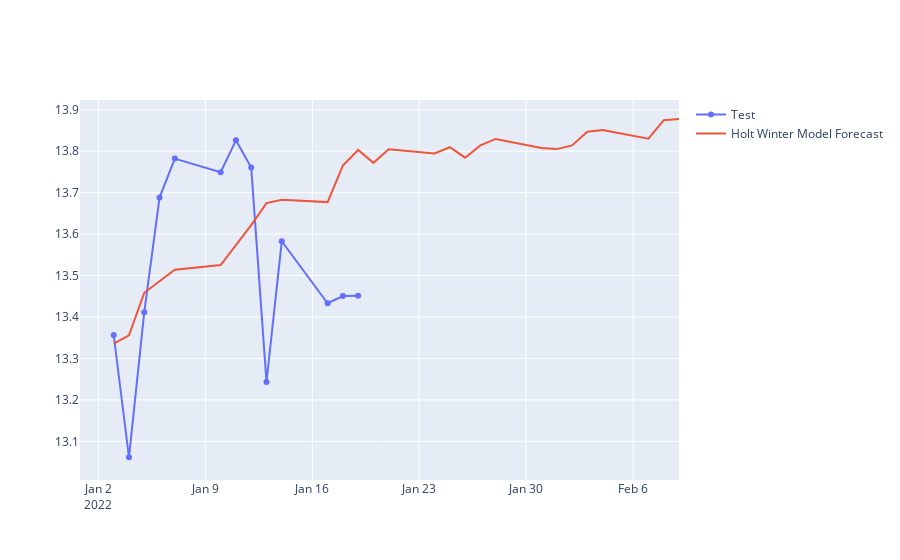

Here is the notebook cell this chart was saved with:
### Code cell
fig = go.Figure()
fig.add_trace(go.Scatter(
    x=test.index,
    y=test,
    name="Test"       # this sets its legend entry
))

fig.add_trace(go.Scatter(
    x=result.index,
    y=result,
    name="Holt Winter Model Forecast"       # this sets its legend entry
))
py.iplot(fig)
